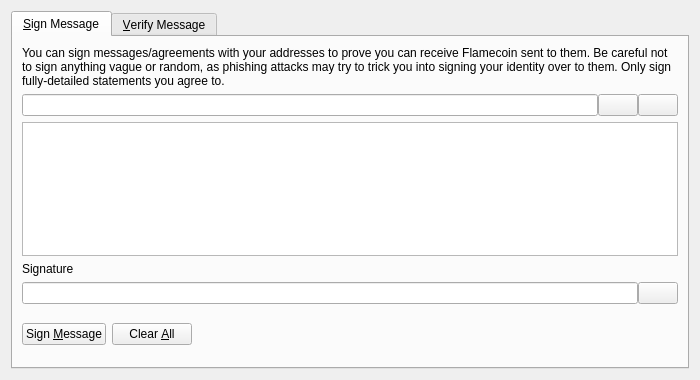
<?xml version="1.0" encoding="UTF-8"?>
<ui version="4.0">
 <class>SignVerifyMessageDialog</class>
 <widget class="QDialog" name="SignVerifyMessageDialog">
  <property name="geometry">
   <rect>
    <x>0</x>
    <y>0</y>
    <width>700</width>
    <height>380</height>
   </rect>
  </property>
  <property name="windowTitle">
   <string>Signatures - Sign / Verify a Message</string>
  </property>
  <property name="modal">
   <bool>true</bool>
  </property>
  <layout class="QVBoxLayout" name="verticalLayout">
   <item>
    <widget class="QTabWidget" name="tabWidget">
     <property name="currentIndex">
      <number>0</number>
     </property>
     <widget class="QWidget" name="tabSignMessage">
      <attribute name="title">
       <string>&amp;Sign Message</string>
      </attribute>
      <layout class="QVBoxLayout" name="verticalLayout_SM">
       <item>
        <widget class="QLabel" name="infoLabel_SM">
         <property name="text">
          <string>You can sign messages/agreements with your addresses to prove you can receive Flamecoin sent to them. Be careful not to sign anything vague or random, as phishing attacks may try to trick you into signing your identity over to them. Only sign fully-detailed statements you agree to.</string>
         </property>
         <property name="textFormat">
          <enum>Qt::PlainText</enum>
         </property>
         <property name="wordWrap">
          <bool>true</bool>
         </property>
        </widget>
       </item>
       <item>
        <layout class="QHBoxLayout" name="horizontalLayout_1_SM">
         <property name="spacing">
          <number>0</number>
         </property>
         <item>
          <widget class="QValidatedLineEdit" name="addressIn_SM">
           <property name="toolTip">
            <string>The Flamecoin address to sign the message with</string>
           </property>
          </widget>
         </item>
         <item>
          <widget class="QPushButton" name="addressBookButton_SM">
           <property name="toolTip">
            <string>Choose previously used address</string>
           </property>
           <property name="text">
            <string/>
           </property>
           <property name="shortcut">
            <string>Alt+A</string>
           </property>
           <property name="autoDefault">
            <bool>false</bool>
           </property>
          </widget>
         </item>
         <item>
          <widget class="QPushButton" name="pasteButton_SM">
           <property name="toolTip">
            <string>Paste address from clipboard</string>
           </property>
           <property name="text">
            <string/>
           </property>
           <property name="shortcut">
            <string>Alt+P</string>
           </property>
           <property name="autoDefault">
            <bool>false</bool>
           </property>
          </widget>
         </item>
        </layout>
       </item>
       <item>
        <widget class="QPlainTextEdit" name="messageIn_SM">
         <property name="toolTip">
          <string>Enter the message you want to sign here</string>
         </property>
        </widget>
       </item>
       <item>
        <widget class="QLabel" name="signatureLabel_SM">
         <property name="text">
          <string>Signature</string>
         </property>
         <property name="textFormat">
          <enum>Qt::PlainText</enum>
         </property>
        </widget>
       </item>
       <item>
        <layout class="QHBoxLayout" name="horizontalLayout_2_SM">
         <property name="spacing">
          <number>0</number>
         </property>
         <item>
          <widget class="QLineEdit" name="signatureOut_SM">
           <property name="font">
            <font>
             <italic>true</italic>
            </font>
           </property>
           <property name="readOnly">
            <bool>true</bool>
           </property>
          </widget>
         </item>
         <item>
          <widget class="QPushButton" name="copySignatureButton_SM">
           <property name="toolTip">
            <string>Copy the current signature to the system clipboard</string>
           </property>
           <property name="text">
            <string/>
           </property>
           <property name="autoDefault">
            <bool>false</bool>
           </property>
          </widget>
         </item>
        </layout>
       </item>
       <item>
        <layout class="QHBoxLayout" name="horizontalLayout_3_SM">
         <item>
          <widget class="QPushButton" name="signMessageButton_SM">
           <property name="toolTip">
            <string>Sign the message to prove you own this Flamecoin address</string>
           </property>
           <property name="text">
            <string>Sign &amp;Message</string>
           </property>
           <property name="autoDefault">
            <bool>false</bool>
           </property>
          </widget>
         </item>
         <item>
          <widget class="QPushButton" name="clearButton_SM">
           <property name="toolTip">
            <string>Reset all sign message fields</string>
           </property>
           <property name="text">
            <string>Clear &amp;All</string>
           </property>
           <property name="autoDefault">
            <bool>false</bool>
           </property>
          </widget>
         </item>
         <item>
          <spacer name="horizontalSpacer_1_SM">
           <property name="orientation">
            <enum>Qt::Horizontal</enum>
           </property>
           <property name="sizeHint" stdset="0">
            <size>
             <width>40</width>
             <height>48</height>
            </size>
           </property>
          </spacer>
         </item>
         <item>
          <widget class="QLabel" name="statusLabel_SM">
           <property name="font">
            <font>
             <weight>75</weight>
             <bold>true</bold>
            </font>
           </property>
           <property name="text">
            <string/>
           </property>
           <property name="wordWrap">
            <bool>true</bool>
           </property>
          </widget>
         </item>
         <item>
          <spacer name="horizontalSpacer_2_SM">
           <property name="orientation">
            <enum>Qt::Horizontal</enum>
           </property>
           <property name="sizeHint" stdset="0">
            <size>
             <width>40</width>
             <height>48</height>
            </size>
           </property>
          </spacer>
         </item>
        </layout>
       </item>
      </layout>
     </widget>
     <widget class="QWidget" name="tabVerifyMessage">
      <attribute name="title">
       <string>&amp;Verify Message</string>
      </attribute>
      <layout class="QVBoxLayout" name="verticalLayout_VM">
       <item>
        <widget class="QLabel" name="infoLabel_VM">
         <property name="text">
          <string>Enter the receiver's address, message (ensure you copy line breaks, spaces, tabs, etc. exactly) and signature below to verify the message. Be careful not to read more into the signature than what is in the signed message itself, to avoid being tricked by a man-in-the-middle attack. Note that this only proves the signing party receives with the address, it cannot prove sendership of any transaction!</string>
         </property>
         <property name="textFormat">
          <enum>Qt::PlainText</enum>
         </property>
         <property name="alignment">
          <set>Qt::AlignLeading|Qt::AlignLeft|Qt::AlignTop</set>
         </property>
         <property name="wordWrap">
          <bool>true</bool>
         </property>
        </widget>
       </item>
       <item>
        <layout class="QHBoxLayout" name="horizontalLayout_1_VM">
         <property name="spacing">
          <number>0</number>
         </property>
         <item>
          <widget class="QValidatedLineEdit" name="addressIn_VM">
           <property name="toolTip">
            <string>The Flamecoin address the message was signed with</string>
           </property>
          </widget>
         </item>
         <item>
          <widget class="QPushButton" name="addressBookButton_VM">
           <property name="toolTip">
            <string>Choose previously used address</string>
           </property>
           <property name="text">
            <string/>
           </property>
           <property name="shortcut">
            <string>Alt+A</string>
           </property>
           <property name="autoDefault">
            <bool>false</bool>
           </property>
          </widget>
         </item>
        </layout>
       </item>
       <item>
        <widget class="QPlainTextEdit" name="messageIn_VM"/>
       </item>
       <item>
        <widget class="QValidatedLineEdit" name="signatureIn_VM"/>
       </item>
       <item>
        <layout class="QHBoxLayout" name="horizontalLayout_2_VM">
         <item>
          <widget class="QPushButton" name="verifyMessageButton_VM">
           <property name="toolTip">
            <string>Verify the message to ensure it was signed with the specified Flamecoin address</string>
           </property>
           <property name="text">
            <string>Verify &amp;Message</string>
           </property>
           <property name="autoDefault">
            <bool>false</bool>
           </property>
          </widget>
         </item>
         <item>
          <widget class="QPushButton" name="clearButton_VM">
           <property name="toolTip">
            <string>Reset all verify message fields</string>
           </property>
           <property name="text">
            <string>Clear &amp;All</string>
           </property>
           <property name="autoDefault">
            <bool>false</bool>
           </property>
          </widget>
         </item>
         <item>
          <spacer name="horizontalSpacer_1_VM">
           <property name="orientation">
            <enum>Qt::Horizontal</enum>
           </property>
           <property name="sizeHint" stdset="0">
            <size>
             <width>40</width>
             <height>48</height>
            </size>
           </property>
          </spacer>
         </item>
         <item>
          <widget class="QLabel" name="statusLabel_VM">
           <property name="font">
            <font>
             <weight>75</weight>
             <bold>true</bold>
            </font>
           </property>
           <property name="text">
            <string/>
           </property>
           <property name="wordWrap">
            <bool>true</bool>
           </property>
          </widget>
         </item>
         <item>
          <spacer name="horizontalSpacer_2_VM">
           <property name="orientation">
            <enum>Qt::Horizontal</enum>
           </property>
           <property name="sizeHint" stdset="0">
            <size>
             <width>40</width>
             <height>48</height>
            </size>
           </property>
          </spacer>
         </item>
        </layout>
       </item>
      </layout>
     </widget>
    </widget>
   </item>
  </layout>
 </widget>
 <customwidgets>
  <customwidget>
   <class>QValidatedLineEdit</class>
   <extends>QLineEdit</extends>
   <header>qvalidatedlineedit.h</header>
  </customwidget>
 </customwidgets>
 <resources>
  <include location="../flamecoin.qrc"/>
 </resources>
 <connections/>
</ui>
